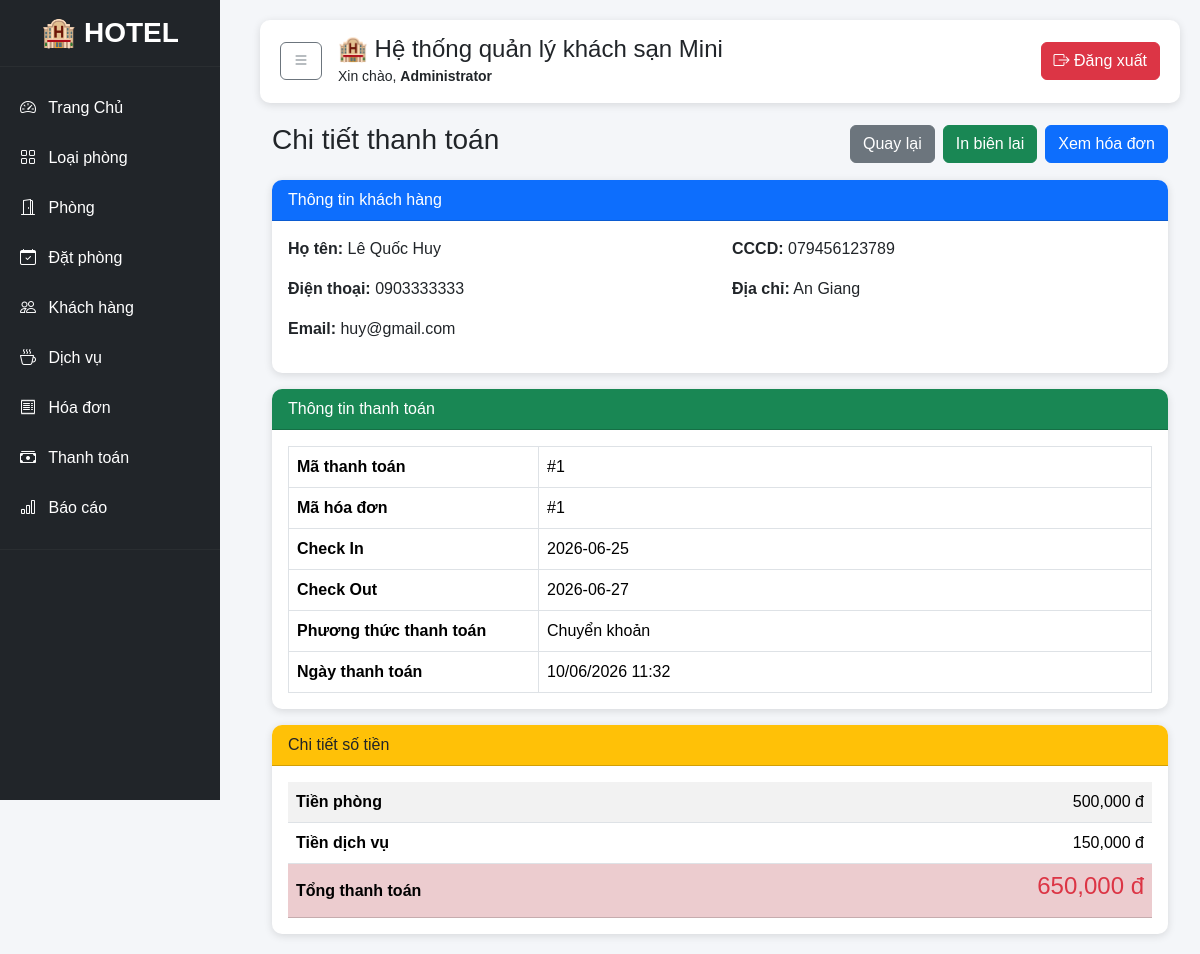
Screenshot of /modules/payments/detail.php?id=1 (signed in) with the database file from the repository.
### tables this page shows
CREATE TABLE payments (
    payment_id INT AUTO_INCREMENT PRIMARY KEY,
    invoice_id INT NOT NULL,


    payment_method ENUM(
        'Tiền mặt',
        'Chuyển khoản',
        'Momo'
    ),

    payment_date DATETIME DEFAULT CURRENT_TIMESTAMP,
    amount INT NOT NULL,

    FOREIGN KEY (invoice_id)
    REFERENCES invoices(invoice_id)
);

CREATE TABLE customers (
    customer_id INT AUTO_INCREMENT PRIMARY KEY,
    full_name VARCHAR(100) NOT NULL,
    gender ENUM('Nam', 'Nữ', 'Khác'),
    phone VARCHAR(15),
    email VARCHAR(100),
    id_card VARCHAR(20),
    address TEXT,
    created_at DATETIME DEFAULT CURRENT_TIMESTAMP
);

CREATE TABLE invoices (
    invoice_id INT AUTO_INCREMENT PRIMARY KEY,
    booking_id INT NOT NULL,
    invoice_date DATETIME DEFAULT CURRENT_TIMESTAMP,
    
    room_total INT DEFAULT 0,
    service_total INT DEFAULT 0,
    total_amount INT DEFAULT 0,

    FOREIGN KEY (booking_id)
    REFERENCES bookings(booking_id)
);

CREATE TABLE bookings (
    booking_id INT AUTO_INCREMENT PRIMARY KEY,
    customer_id INT NOT NULL,

    booking_date DATETIME DEFAULT CURRENT_TIMESTAMP,
    check_in_date DATE NOT NULL,
    check_out_date DATE NOT NULL,

    actual_check_in DATETIME NULL,
    actual_check_out DATETIME NULL,

    status ENUM(
        'Đã đặt',
        'Đang thuê',
        'Đã trả phòng',
        'Đã hủy'
    ) DEFAULT 'Đã đặt',

    total_amount INT DEFAULT 0, note TEXT,

    FOREIGN KEY (customer_id)
    REFERENCES customers(customer_id)
);

### modules/payments/detail.php (the view, shortened to what this page needs)
<?php
    include '../../config/database.php';
    include '../../includes/header.php';
    $conn = $conn;
    $id = intval($_GET['id']);
    $sql = "SELECT p.*,
                i.invoice_id,
                i.room_total,
                i.service_total,
                i.total_amount,
                b.booking_id,
                b.check_in_date,
                b.check_out_date,
                c.full_name,
                c.phone,
                c.email,
                c.id_card,
                c.address
            FROM payments p
            JOIN invoices i ON p.invoice_id=i.invoice_id
            JOIN bookings b ON i.booking_id=b.booking_id
            JOIN customers c ON b.customer_id=c.customer_id
            WHERE p.payment_id='$id'    ";
    $result = mysqli_query($conn,$sql);
    $row = mysqli_fetch_assoc($result);
?>
<div class="container-fluid">
    <div class="d-flex justify-content-between align-items-center mb-3">
        <h3>Chi tiết thanh toán</h3>
        <div class="d-flex gap-2">
            <a href="index.php" class="btn btn-secondary">
                Quay lại
            </a>
            <a href="print.php?id=<?= $row['payment_id'] ?>"
                target="_blank" class="btn btn-success">
                In biên lai
            </a>
            <a href="../invoices/detail.php?id=<?= $row['invoice_id'] ?>"
                class="btn btn-primary">
                Xem hóa đơn
            </a>
        </div>
    </div>
    <div class="card mb-3">
        <div class="card-header bg-primary text-white">
            Thông tin khách hàng
        </div>
        <div class="card-body">
            <div class="row">
                <div class="col-md-6">
                    <p><strong>Họ tên:</strong> <?= htmlspecialchars($row['full_name']) ?></p>
                    <p><strong>Điện thoại:</strong> <?= $row['phone'] ?></p>
                    <p><strong>Email:</strong> <?= $row['email'] ?></p>
                </div>
                <div class="col-md-6">
                    <p><strong>CCCD:</strong> <?= $row['id_card'] ?></p>
                    <p><strong>Địa chỉ:</strong> <?= $row['address'] ?></p>
                </div>
            </div>
        </div>
    </div>
    <div class="card mb-3">
        <div class="card-header bg-success text-white">
            Thông tin thanh toán
        </div>
        <div class="card-body">
            <table class="table table-bordered">
                <tr>
                    <th width="250">Mã thanh toán</th>
                    <td>#<?= $row['payment_id'] ?></td>
                </tr>
                <tr>
                    <th>Mã hóa đơn</th>
                    <td>#<?= $row['invoice_id'] ?></td>
                </tr>
                <tr>
                    <th>Check In</th>
                    <td><?= $row['check_in_date'] ?></td>
                </tr>
                <tr>
                    <th>Check Out</th>
                    <td><?= $row['check_out_date'] ?></td>
                </tr>
                <tr>
                    <th>Phương thức thanh toán</th>
                    <td><?= $row['payment_method'] ?></td>
                </tr>
                <tr>
                    <th>Ngày thanh toán</th>
                    <td><?= date("d/m/Y H:i",strtotime($row['payment_date'])) ?></td>
                </tr>
            </table>
        </div>
    </div>
    <div class="card">
        <div class="card-header bg-warning">
            Chi tiết số tiền
        </div>
        <div class="card-body">
            <table class="table table-striped">
                <tr>
                    <th>Tiền phòng</th>
                    <td class="text-end"><?= number_format($row['room_total']) ?> đ</td>
                </tr>
                <tr>
                    <th>Tiền dịch vụ</th>
                    <td class="text-end"><?= number_format($row['service_total']) ?> đ</td>
                </tr>
                <tr class="table-danger">
                    <th>Tổng thanh toán</th>
                    <td class="text-end">
                        <h4 class="text-danger">
                            <?= number_format($row['total_amount']) ?> đ
                        </h4>
                    </td>
                </tr>
            </table>
        </div>
    </div>
</div>
<?php include __DIR__ .'/../../includes/footer.php'; ?>

### assets/css/header.css (style rules this page uses)
body { margin:0; background:#f4f6f9; font-family:Arial, Helvetica, sans-serif; overflow-x:hidden; }
.card { border:none; border-radius:10px; overflow:hidden; box-shadow:0 2px 8px rgba(0,0,0,.12); }
.table { margin-bottom:0; }
.table td, .table th { vertical-align:middle; }
.btn { border-radius:6px; }

### rows the page displays
payments: customers.full_name "Lê Quốc Huy", customers.phone "0903333333", customers.email "huy@gmail.com", customers.id_card "079456123789", customers.address "An Giang", payment_id "1", invoice.invoice_id "1", bookings.check_in_date "2026-06-25", bookings.check_out_date "2026-06-27", payment_method "Chuyển khoản", payment_date "10/06/2026 11:32", invoice.room_total "500,000", invoice.service_total "150,000", invoice.total_amount "650,000"

### other values shown
$_SESSION['full_name'] "Administrator"
